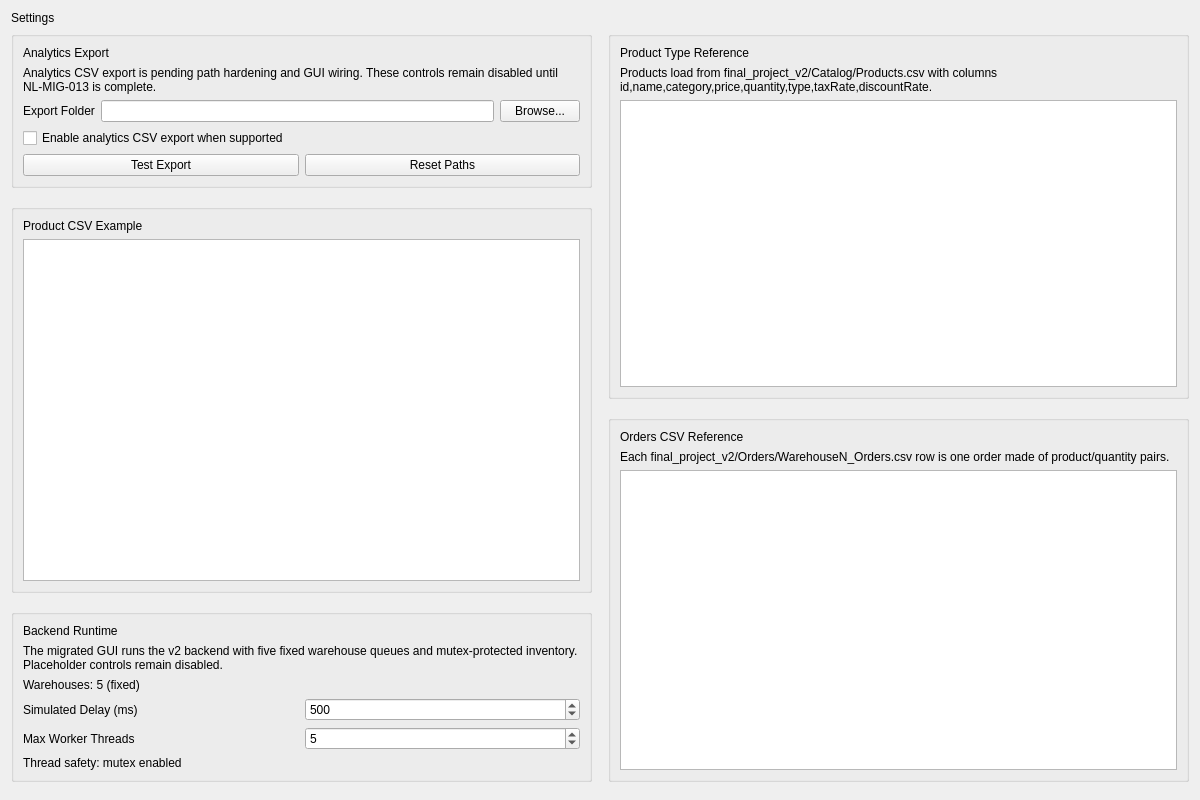
<?xml version="1.0" encoding="UTF-8"?>
<ui version="4.0">
 <class>SettingsPage</class>
 <widget class="QWidget" name="SettingsPage">
  <property name="geometry">
   <rect>
    <x>0</x>
    <y>0</y>
    <width>1200</width>
    <height>800</height>
   </rect>
  </property>
  <property name="windowTitle">
   <string>Settings</string>
  </property>
  <layout class="QVBoxLayout" name="verticalLayout_main">
   <item>
    <widget class="QLabel" name="settingsTitleLabel">
     <property name="text">
      <string>Settings</string>
     </property>
    </widget>
   </item>
   <item>
    <layout class="QHBoxLayout" name="horizontalLayout_settingsContent">
     <property name="spacing">
      <number>16</number>
     </property>
     <item>
      <widget class="QFrame" name="settingsLeftColumnFrame">
       <property name="frameShape">
        <enum>QFrame::NoFrame</enum>
       </property>
       <layout class="QVBoxLayout" name="verticalLayout_settingsLeft">
        <property name="spacing">
         <number>16</number>
        </property>
        <property name="leftMargin">
         <number>0</number>
        </property>
        <property name="topMargin">
         <number>0</number>
        </property>
        <property name="rightMargin">
         <number>0</number>
        </property>
        <property name="bottomMargin">
         <number>0</number>
        </property>
        <item>
         <widget class="QGroupBox" name="fileManagementGroupBox">
          <property name="title">
           <string/>
          </property>
          <layout class="QVBoxLayout" name="verticalLayout_file">
           <item>
            <widget class="QLabel" name="fileManagementTitleLabel">
             <property name="text">
              <string>Analytics Export</string>
             </property>
            </widget>
           </item>
           <item>
            <widget class="QLabel" name="fileManagementHelperLabel">
             <property name="text">
              <string>Analytics CSV export is pending path hardening and GUI wiring. These controls remain disabled until NL-MIG-013 is complete.</string>
             </property>
             <property name="wordWrap">
              <bool>true</bool>
             </property>
            </widget>
           </item>
           <item>
            <layout class="QHBoxLayout" name="horizontalLayout_exportPath">
             <item>
              <widget class="QLabel" name="exportPathLabel">
               <property name="text">
                <string>Export Folder</string>
               </property>
              </widget>
             </item>
             <item>
              <widget class="QLineEdit" name="exportPathLineEdit"/>
             </item>
             <item>
              <widget class="QPushButton" name="browseExportPathButton">
               <property name="text">
                <string>Browse...</string>
               </property>
              </widget>
             </item>
            </layout>
           </item>
           <item>
            <widget class="QCheckBox" name="autoExportCheckBox">
             <property name="text">
              <string>Enable analytics CSV export when supported</string>
             </property>
            </widget>
           </item>
           <item>
            <layout class="QHBoxLayout" name="horizontalLayout_fileButtons">
             <item>
              <widget class="QPushButton" name="testExportButton">
               <property name="text">
                <string>Test Export</string>
               </property>
              </widget>
             </item>
             <item>
              <widget class="QPushButton" name="resetPathsButton">
               <property name="text">
                <string>Reset Paths</string>
               </property>
              </widget>
             </item>
            </layout>
           </item>
          </layout>
         </widget>
        </item>
        <item>
         <widget class="QGroupBox" name="catalogueExampleGroupBox">
          <property name="title">
           <string/>
          </property>
          <layout class="QVBoxLayout" name="verticalLayout_catalogueExample">
           <item>
            <widget class="QLabel" name="catalogueExampleTitleLabel">
             <property name="text">
              <string>Product CSV Example</string>
             </property>
            </widget>
           </item>
           <item>
            <widget class="QTableWidget" name="catalogueExampleTableWidget"/>
           </item>
          </layout>
         </widget>
        </item>
        <item>
         <widget class="QGroupBox" name="threadSettingsGroupBox">
          <property name="title">
           <string/>
          </property>
          <layout class="QVBoxLayout" name="verticalLayout_thread">
           <item>
            <widget class="QLabel" name="threadSettingsTitleLabel">
             <property name="text">
              <string>Backend Runtime</string>
             </property>
            </widget>
           </item>
           <item>
            <widget class="QLabel" name="threadSettingsHelperLabel">
             <property name="text">
              <string>The migrated GUI runs the v2 backend with five fixed warehouse queues and mutex-protected inventory. Placeholder controls remain disabled.</string>
             </property>
             <property name="wordWrap">
              <bool>true</bool>
             </property>
            </widget>
           </item>
           <item>
            <widget class="QLabel" name="warehousesFixedLabel">
             <property name="text">
              <string>Warehouses: 5 (fixed)</string>
             </property>
            </widget>
           </item>
           <item>
            <layout class="QHBoxLayout" name="horizontalLayout_delay">
             <item>
              <widget class="QLabel" name="simulatedDelayLabel">
               <property name="text">
                <string>Simulated Delay (ms)</string>
               </property>
              </widget>
             </item>
             <item>
              <widget class="QSpinBox" name="simulatedDelaySpinBox">
               <property name="maximum">
                <number>10000</number>
               </property>
               <property name="value">
                <number>500</number>
               </property>
              </widget>
             </item>
            </layout>
           </item>
           <item>
            <layout class="QHBoxLayout" name="horizontalLayout_threads">
             <item>
              <widget class="QLabel" name="maxThreadsLabel">
               <property name="text">
                <string>Max Worker Threads</string>
               </property>
              </widget>
             </item>
             <item>
              <widget class="QSpinBox" name="maxThreadsSpinBox">
               <property name="minimum">
                <number>1</number>
               </property>
               <property name="maximum">
                <number>32</number>
               </property>
               <property name="value">
                <number>5</number>
               </property>
              </widget>
             </item>
            </layout>
           </item>
           <item>
            <widget class="QLabel" name="threadSafetyLabel">
             <property name="text">
              <string>Thread safety: mutex enabled</string>
             </property>
            </widget>
           </item>
          </layout>
         </widget>
        </item>
        <item>
         <spacer name="verticalSpacer_left">
          <property name="orientation">
           <enum>Qt::Vertical</enum>
          </property>
         </spacer>
        </item>
       </layout>
      </widget>
     </item>
     <item>
      <widget class="QFrame" name="settingsRightColumnFrame">
       <property name="frameShape">
        <enum>QFrame::NoFrame</enum>
       </property>
       <layout class="QVBoxLayout" name="verticalLayout_settingsRight">
        <property name="spacing">
         <number>16</number>
        </property>
        <property name="leftMargin">
         <number>0</number>
        </property>
        <property name="topMargin">
         <number>0</number>
        </property>
        <property name="rightMargin">
         <number>0</number>
        </property>
        <property name="bottomMargin">
         <number>0</number>
        </property>
        <item>
         <widget class="QGroupBox" name="csvFormatGroupBox">
          <property name="title">
           <string/>
          </property>
          <layout class="QVBoxLayout" name="verticalLayout_csv">
           <item>
            <widget class="QLabel" name="csvFormatTitleLabel">
             <property name="text">
              <string>Product Type Reference</string>
             </property>
            </widget>
           </item>
           <item>
            <widget class="QLabel" name="csvFormatHelperLabel">
             <property name="text">
              <string>Products load from final_project_v2/Catalog/Products.csv with columns id,name,category,price,quantity,type,taxRate,discountRate.</string>
             </property>
             <property name="wordWrap">
              <bool>true</bool>
             </property>
            </widget>
           </item>
           <item>
            <widget class="QTableWidget" name="catalogueFormatTableWidget"/>
           </item>
          </layout>
         </widget>
        </item>
        <item>
         <widget class="QGroupBox" name="ordersFormatGroupBox">
          <property name="title">
           <string/>
          </property>
          <layout class="QVBoxLayout" name="verticalLayout_ordersFormat">
           <item>
            <widget class="QLabel" name="ordersFormatTitleLabel">
             <property name="text">
              <string>Orders CSV Reference</string>
             </property>
            </widget>
           </item>
           <item>
            <widget class="QLabel" name="ordersFormatHelperLabel">
             <property name="text">
              <string>Each final_project_v2/Orders/WarehouseN_Orders.csv row is one order made of product/quantity pairs.</string>
             </property>
             <property name="wordWrap">
              <bool>true</bool>
             </property>
            </widget>
           </item>
           <item>
            <widget class="QTableWidget" name="ordersFormatTableWidget"/>
           </item>
          </layout>
         </widget>
        </item>
        <item>
         <spacer name="verticalSpacer_right">
          <property name="orientation">
           <enum>Qt::Vertical</enum>
          </property>
         </spacer>
        </item>
       </layout>
      </widget>
     </item>
    </layout>
   </item>
  </layout>
 </widget>
 <resources/>
 <connections/>
</ui>
